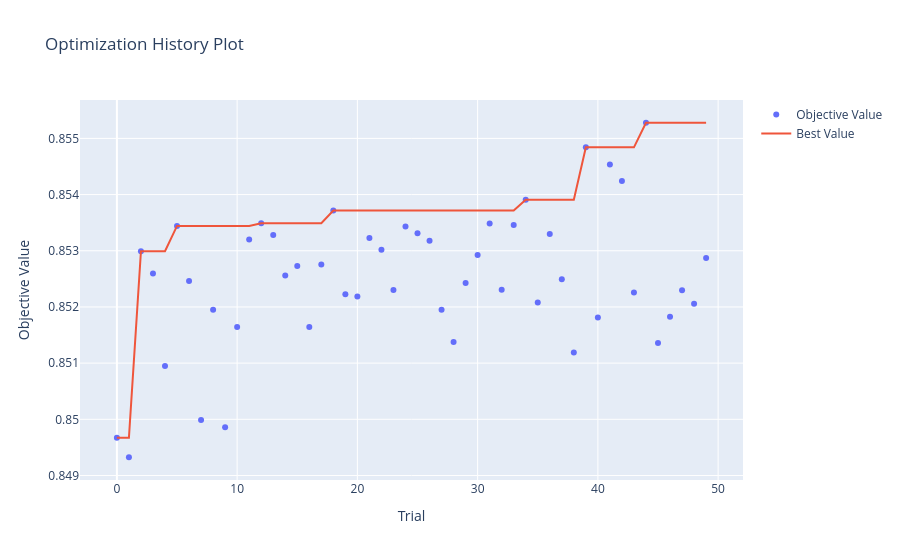
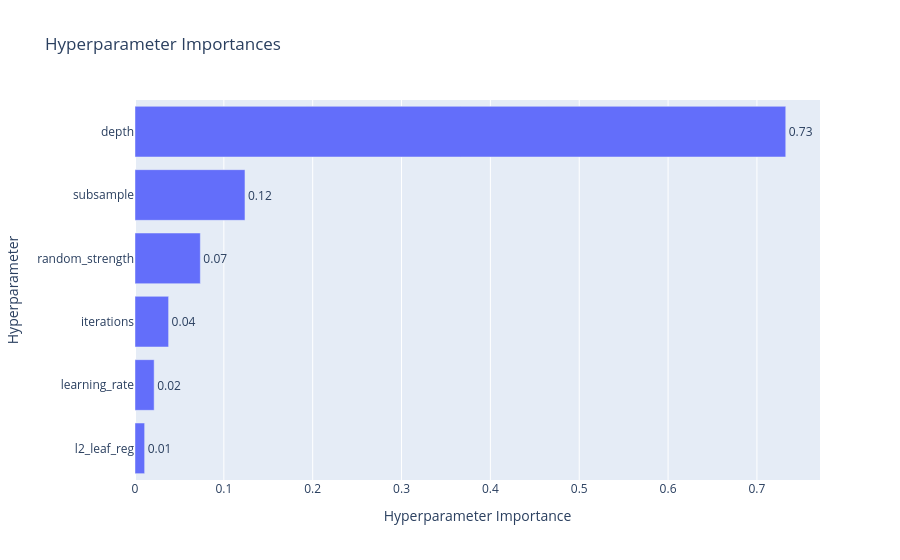

Source (notebook cell) for these figures, in order:
### Code cell
# Save
pickle.dump(study.best_trial.params, open('CatBoost_Hyperparameter.pickle', 'wb'))
print("Best Score: ", study.best_value)

printmd('**CatBoost Tuned Hyperparameters**')
pprint.pprint(study.best_trial.params)

# history
display(optuna.visualization.plot_optimization_history(study))

# Importance
display(plot_param_importances(study))

### Figure 1 — Plotly figure (JSON) as saved in the notebook; plotly's stock layout.template omitted (floating-point values rounded to 4 significant figures)
{"data": [{"mode": "markers", "name": "Objective Value", "type": "scatter", "x": [0, 1, 2, 3, 4, 5, 6, 7, 8, 9, 10, 11, 12, 13, 14, 15, 16, 17, 18, 19, 20, 21, 22, 23, 24, 25, 26, 27, 28, 29, 30, 31, 32, 33, 34, 35, 36, 37, 38, 39, 40, 41, 42, 43, 44, 45, 46, 47, 48, 49], "y": [0.8497, 0.8493, 0.853, 0.8526, 0.8509, 0.8534, 0.8525, 0.85, 0.852, 0.8499, 0.8516, 0.8532, 0.8535, 0.8533, 0.8526, 0.8527, 0.8516, 0.8528, 0.8537, 0.8522, 0.8522, 0.8532, 0.853, 0.8523, 0.8534, 0.8533, 0.8532, 0.852, 0.8514, 0.8524, 0.8529, 0.8535, 0.8523, 0.8535, 0.8539, 0.8521, 0.8533, 0.8525, 0.8512, 0.8548, 0.8518, 0.8545, 0.8542, 0.8523, 0.8553, 0.8514, 0.8518, 0.8523, 0.8521, 0.8529]}, {"mode": "lines", "name": "Best Value", "type": "scatter", "x": [0, 1, 2, 3, 4, 5, 6, 7, 8, 9, 10, 11, 12, 13, 14, 15, 16, 17, 18, 19, 20, 21, 22, 23, 24, 25, 26, 27, 28, 29, 30, 31, 32, 33, 34, 35, 36, 37, 38, 39, 40, 41, 42, 43, 44, 45, 46, 47, 48, 49], "y": [0.8497, 0.8497, 0.853, 0.853, 0.853, 0.8534, 0.8534, 0.8534, 0.8534, 0.8534, 0.8534, 0.8534, 0.8535, 0.8535, 0.8535, 0.8535, 0.8535, 0.8535, 0.8537, 0.8537, 0.8537, 0.8537, 0.8537, 0.8537, 0.8537, 0.8537, 0.8537, 0.8537, 0.8537, 0.8537, 0.8537, 0.8537, 0.8537, 0.8537, 0.8539, 0.8539, 0.8539, 0.8539, 0.8539, 0.8548, 0.8548, 0.8548, 0.8548, 0.8548, 0.8553, 0.8553, 0.8553, 0.8553, 0.8553, 0.8553]}, {"marker": {"color": "#cccccc"}, "mode": "markers", "name": "Infeasible Trial", "showlegend": false, "type": "scatter", "x": [], "y": []}], "layout": {"title": {"text": "Optimization History Plot"}, "xaxis": {"title": {"text": "Trial"}}, "yaxis": {"title": {"text": "Objective Value"}}}}

### Figure 2 — Plotly figure (JSON) as saved in the notebook; plotly's stock layout.template omitted (floating-point values rounded to 4 significant figures)
{"data": [{"cliponaxis": false, "hovertemplate": ["l2_leaf_reg (FloatDistribution): 0.010846214493228968<extra></extra>", "learning_rate (FloatDistribution): 0.02155871954362691<extra></extra>", "iterations (IntDistribution): 0.03781729507736577<extra></extra>", "random_strength (FloatDistribution): 0.07353571503000277<extra></extra>", "subsample (FloatDistribution): 0.12379262124293443<extra></extra>", "depth (IntDistribution): 0.7324494346128413<extra></extra>"], "name": "Objective Value", "orientation": "h", "text": ["0.01", "0.02", "0.04", "0.07", "0.12", "0.73"], "textposition": "outside", "type": "bar", "x": [0.01085, 0.02156, 0.03782, 0.07354, 0.1238, 0.7324], "y": ["l2_leaf_reg", "learning_rate", "iterations", "random_strength", "subsample", "depth"]}], "layout": {"title": {"text": "Hyperparameter Importances"}, "xaxis": {"title": {"text": "Hyperparameter Importance"}}, "yaxis": {"title": {"text": "Hyperparameter"}}}}
